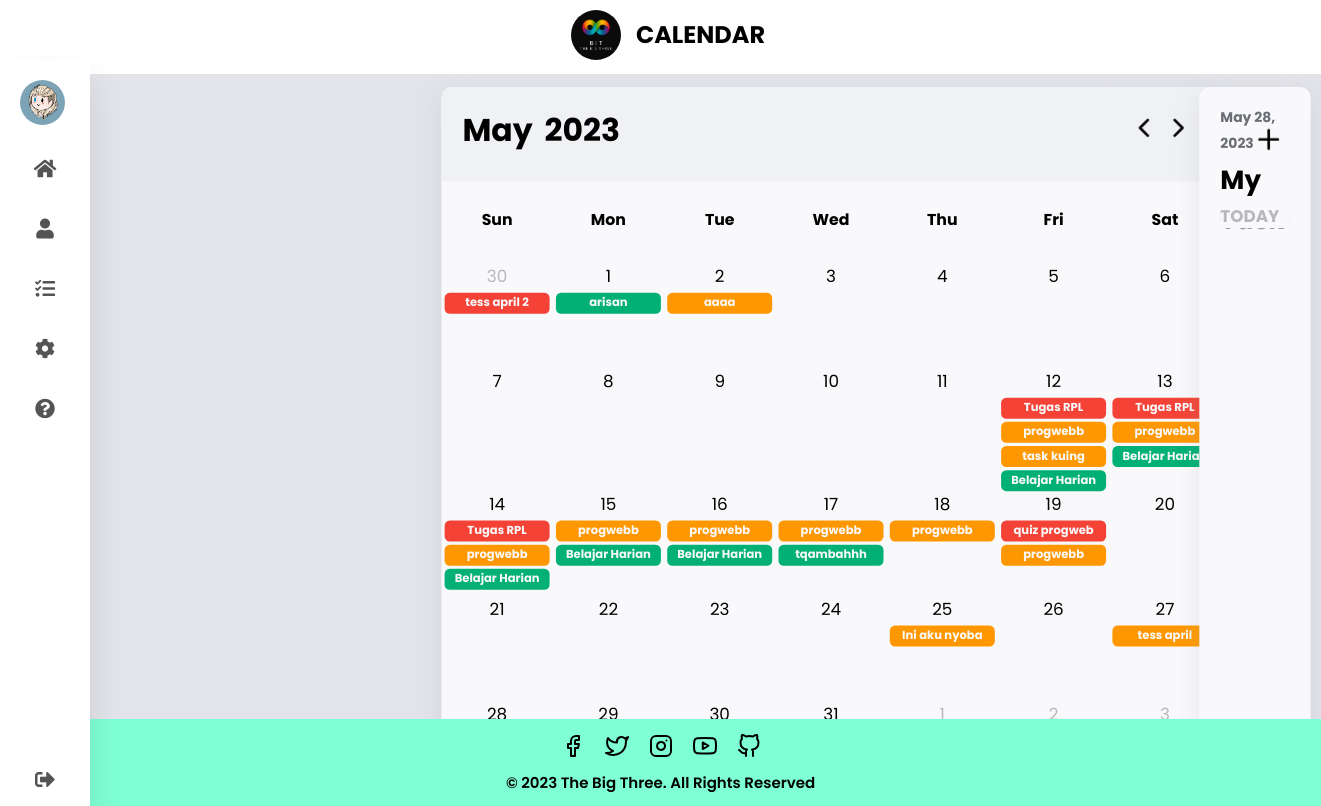
The page /index.php?bulan=May&tanggal=28 (signed in) on the database as committed earlier.
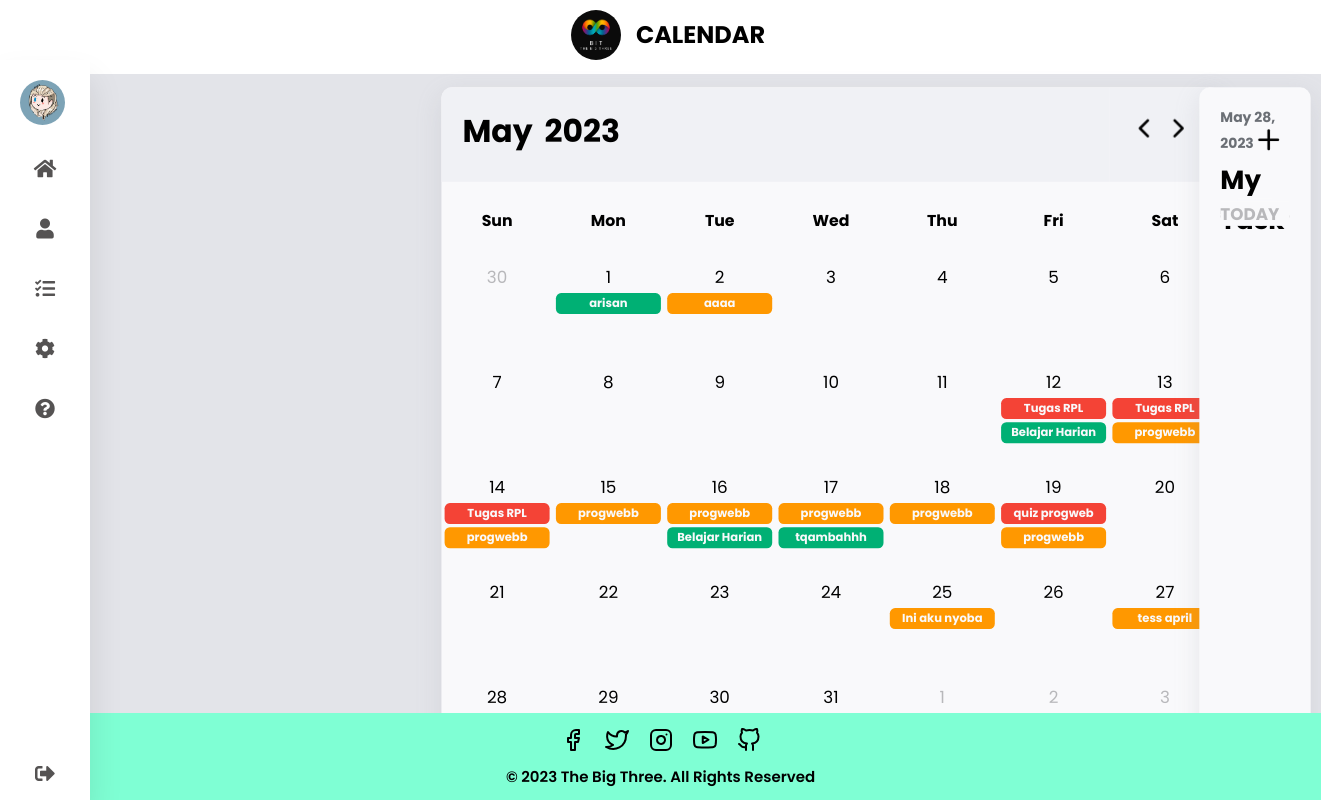
The same page on the database as committed later.
### tables this page shows
CREATE TABLE `event` (
  `id_event` int(11) NOT NULL,
  `username` varchar(100) NOT NULL,
  `title` varchar(100) NOT NULL,
  `tanggal_mulai` date NOT NULL,
  `tanggal_selesai` date NOT NULL,
  `jam_mulai` time NOT NULL,
  `jam_selesai` time NOT NULL,
  `gambar` text NOT NULL,
  `notes` varchar(150) NOT NULL,
  `priority` varchar(40) NOT NULL,
  `comment` text NOT NULL,
  `status` varchar(40) NOT NULL
);

### event.php (the view, shortened to what this page needs)
<?php
include "koneksi.php";
$username = $_SESSION["username"];
$sql = mysqli_query($conn, "SELECT * FROM event WHERE DAY(tanggal_mulai) = '$awal' AND MONTHNAME(tanggal_mulai) = '$bulan' AND username = '$username' AND status = 'ToDo'
                ORDER BY CASE
                    WHEN priority = 'high' THEN 1
                    WHEN priority = 'medium' THEN 2
                    WHEN priority = 'low' THEN 3 END
                    ASC
");
$cek = mysqli_num_rows($sql);
if ($cek) {
    while($data = mysqli_fetch_array($sql)){
        $lower = strtolower($data["priority"]);
        echo"<h5 class='event $lower'>$data[title]</h5>";
    }
}
?>

### ulang_kalender.php
<?php
include "koneksi.php";
if (isset($_GET["bulan"])) {
    $bulan = $_GET["bulan"];
}else{
    $bulan = date("F");
}
for ($i=0; $i < 3; $i++) {
    echo "<tr>";
    for ($j=0; $j < 7; $j++) {
        echo "<td>
            <a href='?bulan=$bulan&tanggal=$awal'>
            $awal
        ";
            include "event.php";
        echo"
            </a>
            </td>";
        $awal++;
    }
    echo "</tr>";
}
?>

Rows that differ between the two databases and show on the page:
no longer on this page (row edited): event: title "tess april 2", priority "high" (drawn)
removed event: title "progwebb"
removed event: title "task kuing"
removed event: title "Belajar Harian", priority "low" (drawn)
no longer on this page (row edited): event: title "Belajar Harian", priority "low" (drawn)
no longer on this page (row edited): event: title "Belajar Harian", priority "low" (drawn)
